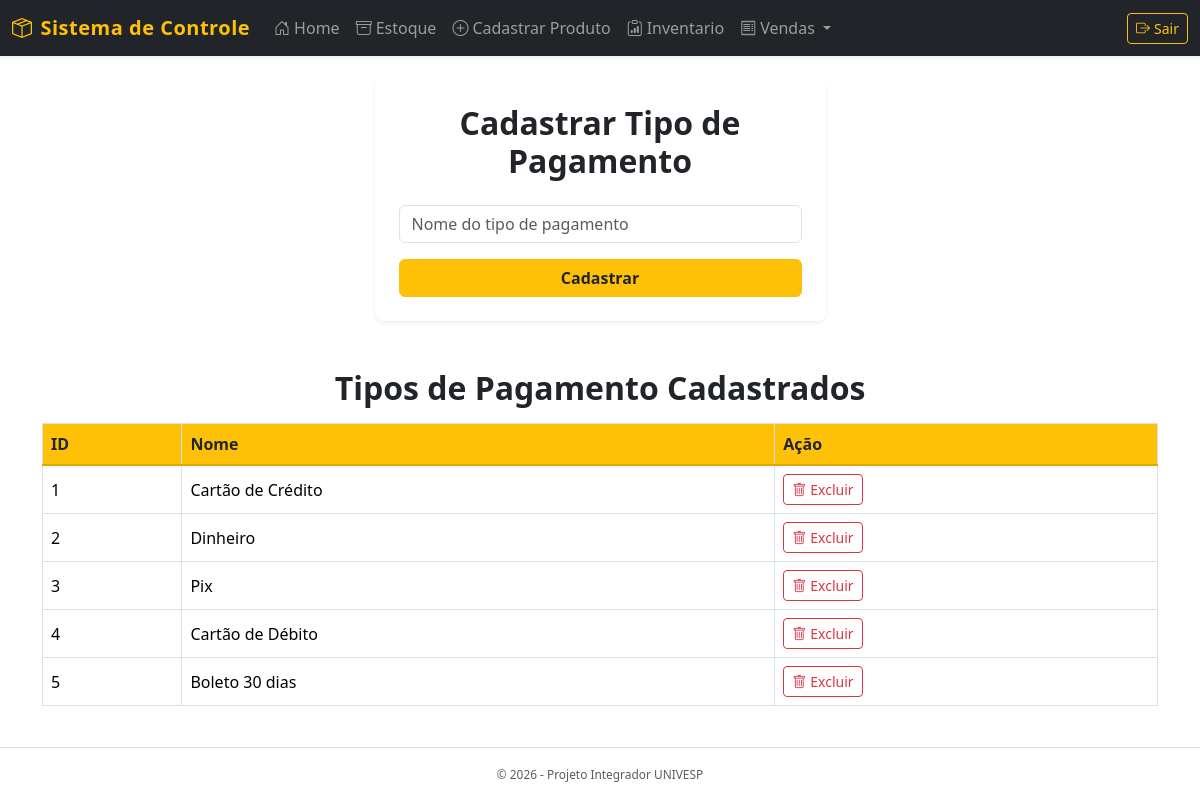
Before: /cadastrar-pagamento (signed in) with the older database file.
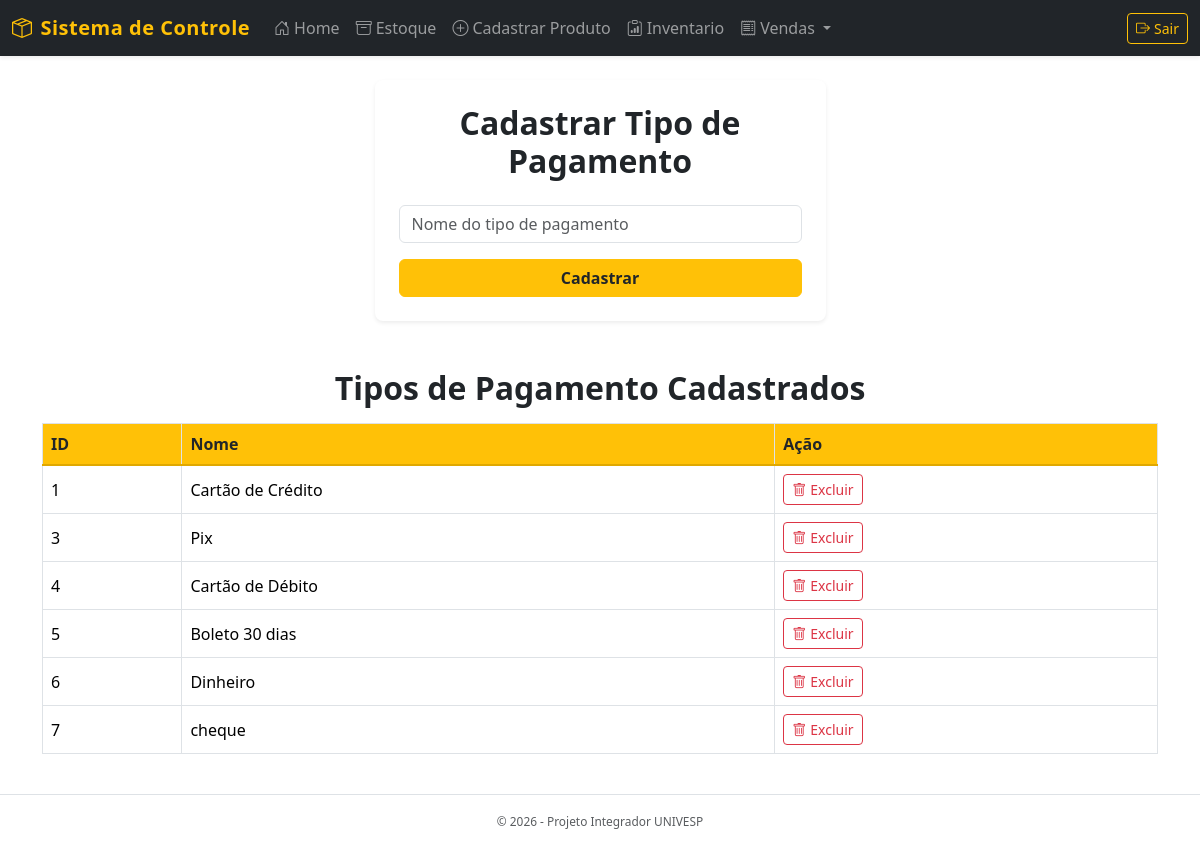
After: the same page with the newer database file.
### models.py (models this page shows, shortened)
class TipoPagamento(db.Model):
    __tablename__ = 'tipo_pagamento'
    id = db.Column(db.Integer, primary_key=True, autoincrement=True)
    nome = db.Column(db.String(255), nullable=False, unique=True)
    vendas = db.relationship('Venda', backref='tipo_pagamento', lazy=True)

### routes.py (the view, shortened to what this page needs)
    @app.route('/cadastrar-pagamento', methods=['GET', 'POST'])
    def cadastrar_pagamento():
        if 'usuario' not in session:
            return redirect(url_for('login_view'))
        tipos_pagamento = TipoPagamento.query.all()
        return render_template('cadastrar_pagamento.html', tipos_pagamento=tipos_pagamento)

### templates/cadastrar_pagamento.html (shortened to what this page needs)
{% extends 'base.html' %}
{% block styles %}
<link rel="stylesheet" href="{{ url_for('static', filename='css/tipo_pagamento.css') }}">
{% endblock %}
{% block content %}
<div class="row justify-content-center mb-5">
    <div class="col-md-6 col-lg-5">
        <div class="card shadow-sm border-0">
            <div class="card-body p-4">
                <h2 class="text-center mb-4">Cadastrar Tipo de Pagamento</h2>
                <form method="POST">
                    <div class="mb-3">
                        <input type="text" class="form-control" name="nome" placeholder="Nome do tipo de pagamento" required>
                    </div>
                    <button type="submit" class="btn btn-warning w-100 fw-bold">Cadastrar</button>
                </form>
            </div>
        </div>
    </div>
</div>
<h2 class="text-center mb-3">Tipos de Pagamento Cadastrados</h2>
{% if tipos_pagamento %}
<div class="table-responsive">
    <table class="table table-hover table-bordered align-middle">
        <thead>
            <tr>
                <th>ID</th>
                <th>Nome</th>
                <th>Ação</th>
            </tr>
        </thead>
        <tbody>
            {% for tipo in tipos_pagamento %}
            <tr>
                <td>{{ tipo.id }}</td>
                <td>{{ tipo.nome }}</td>
                <td>
                    <form method="POST" action="{{ url_for('excluir_tipo_pagamento', tipo_id=tipo.id) }}" class="d-inline">
                        <button type="submit" class="btn btn-sm btn-outline-danger"
                                onclick="return confirm('Deseja realmente excluir este tipo de pagamento?')">
                            <i class="bi bi-trash me-1"></i>Excluir
                        </button>
                    </form>
                </td>
            </tr>
            {% endfor %}
        </tbody>
    </table>
</div>
{% else %}
<p class="text-center text-muted">Nenhum tipo de pagamento cadastrado.</p>
{% endif %}
{% endblock %}

Changed rows visible on the page:
removed TipoPagamento: id "2", nome "Dinheiro"
added TipoPagamento: id "6", nome "Dinheiro"
added TipoPagamento: id "7", nome "cheque"
